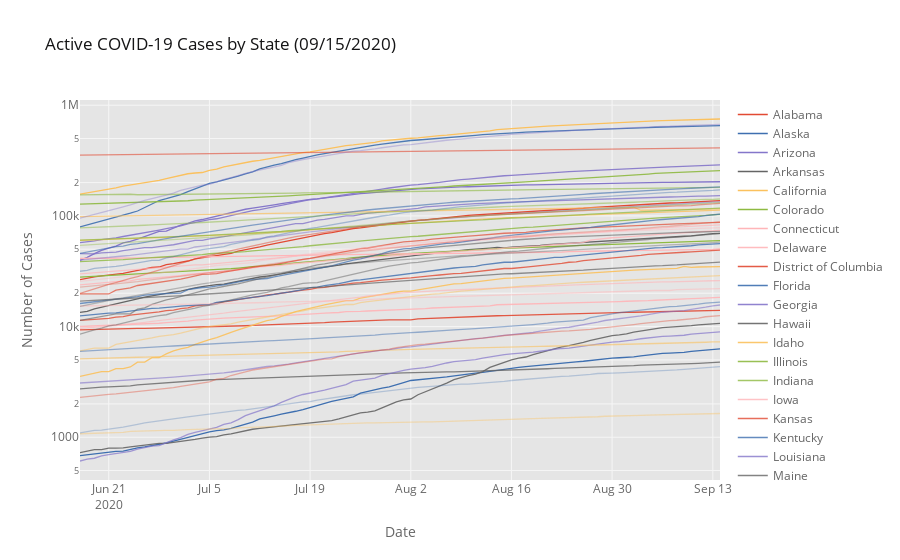

The notebook cell saved with this chart:
### Code cell
# plot active cases by state
states_active = grouped_states.reset_index().pivot(index='Date', columns='State', values='Active').iplot(
    kind='lines', yaxis_type='log', theme='ggplot', connectgaps=True, asFigure=True,
    title='Active COVID-19 Cases by State ({})'.format(today), yaxis_title='Number of Cases', xaxis_title='Date')

states_active
